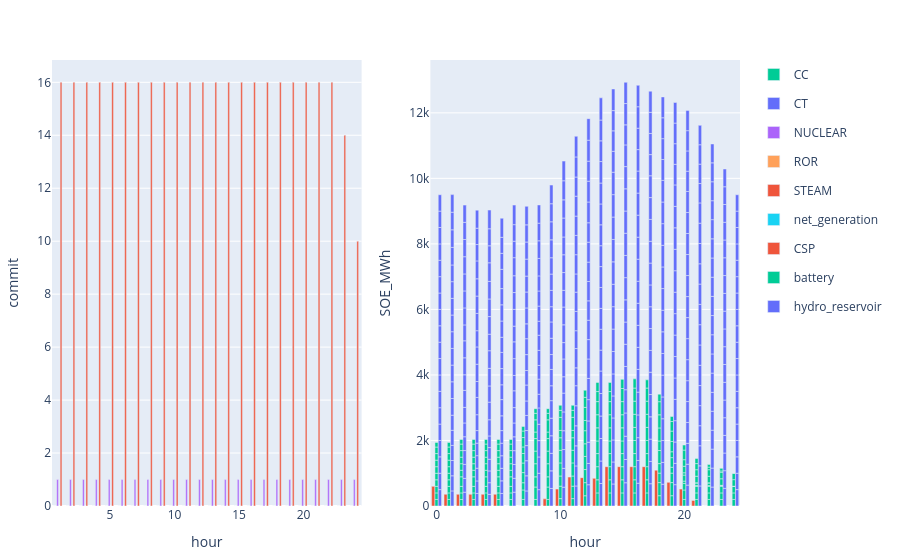

Notebook code cell kept with this figure:
### Code cell
to_plot = commit_ed[(commit_ed.configuration .== config_) .&  (commit_ed.day .== day_) .&  (commit_ed.iteration .== iteration_),:] 
p1 = plot(to_plot, x = :hour, y = :commit,  kind = "bar", color = :resource, stackgroup = 1) #Layout(barmode="stack"))

to_plot = s_ed.storage[(s_ed.storage.configuration .== config_) .&  (s_ed.storage.day .== day_) .&  (s_ed.storage.iteration .== iteration_),:]
p2 = plot(to_plot, x = :hour , y = :SOE_MWh, color = :resource, kind = "bar", Layout(barmode="stack")) 
[p1 p2]

### Figure 1 — Plotly figure (JSON) as saved in the notebook; plotly's stock layout.template omitted (floating-point values rounded to 4 significant figures; data arrays with more than 128 entries replaced by an {"elided": "..."} marker saying what was removed)
{"data": [{"legendgroup": "CC", "marker": {"color": "#00cc96"}, "name": "CC", "showlegend": true, "stackgroup": 1, "type": "bar", "x": [1, 2, 3, 4, 5, 6, 7, 8, 9, 10, 11, 12, 13, 14, 15, 16, 17, 18, 19, 20, 21, 22, 23, 24], "xaxis": "x1", "y": [0, 0, 0, 0, 0, 0, 0, 0, 0, 0, 0, 0, 0, 0, 0, 0, 0, 0, 0, 0, 0, 0, 0, 0], "yaxis": "y1"}, {"legendgroup": "CT", "marker": {"color": "#636efa"}, "name": "CT", "showlegend": true, "stackgroup": 1, "type": "bar", "x": [1, 2, 3, 4, 5, 6, 7, 8, 9, 10, 11, 12, 13, 14, 15, 16, 17, 18, 19, 20, 21, 22, 23, 24], "xaxis": "x1", "y": [0, 0, 0, 0, 0, 0, 0, 0, 0, 0, 0, 0, 0, 0, 0, 0, 0, 0, 0, 0, 0, 0, 0, 0], "yaxis": "y1"}, {"legendgroup": "NUCLEAR", "marker": {"color": "#ab63fa"}, "name": "NUCLEAR", "showlegend": true, "stackgroup": 1, "type": "bar", "x": [1, 2, 3, 4, 5, 6, 7, 8, 9, 10, 11, 12, 13, 14, 15, 16, 17, 18, 19, 20, 21, 22, 23, 24], "xaxis": "x1", "y": [1, 1, 1, 1, 1, 1, 1, 1, 1, 1, 1, 1, 1, 1, 1, 1, 1, 1, 1, 1, 1, 1, 1, 1], "yaxis": "y1"}, {"legendgroup": "ROR", "marker": {"color": "#FFA15A"}, "name": "ROR", "showlegend": true, "stackgroup": 1, "type": "bar", "x": [1, 2, 3, 4, 5, 6, 7, 8, 9, 10, 11, 12, 13, 14, 15, 16, 17, 18, 19, 20, 21, 22, 23, 24], "xaxis": "x1", "y": [null, null, null, null, null, null, null, null, null, null, null, null, null, null, null, null, null, null, null, null, null, null, null, null], "yaxis": "y1"}, {"legendgroup": "STEAM", "marker": {"color": "#EF553B"}, "name": "STEAM", "showlegend": true, "stackgroup": 1, "type": "bar", "x": [1, 2, 3, 4, 5, 6, 7, 8, 9, 10, 11, 12, 13, 14, 15, 16, 17, 18, 19, 20, 21, 22, 23, 24], "xaxis": "x1", "y": [16, 16, 16, 16, 16, 16, 16, 16, 16, 16, 16, 16, 16, 16, 16, 16, 16, 16, 16, 16, 16, 16, 14, 10], "yaxis": "y1"}, {"legendgroup": "net_generation", "marker": {"color": "#19d3f3"}, "name": "net_generation", "showlegend": true, "stackgroup": 1, "type": "bar", "x": [1, 2, 3, 4, 5, 6, 7, 8, 9, 10, 11, 12, 13, 14, 15, 16, 17, 18, 19, 20, 21, 22, 23, 24], "xaxis": "x1", "y": [null, null, null, null, null, null, null, null, null, null, null, null, null, null, null, null, null, null, null, null, null, null, null, null], "yaxis": "y1"}, {"legendgroup": "CSP", "marker": {"color": "#EF553B"}, "name": "CSP", "showlegend": true, "type": "bar", "x": [1, 2, 3, 4, 5, 6, 7, 8, 9, 10, 11, 12, 13, 14, 15, 16, 17, 18, 19, 20, 21, 22, 23, 24, 0], "xaxis": "x2", "y": [357.8, 357.8, 357.8, 357.8, 357.8, 0, 0, 0, 218.2, 516.1, 883.9, 865.3, 843.9, 1200, 1200, 1200, 1200, 1094.0, 721.5, 515.2, 169.9, 0, 0, 0, 600], "yaxis": "y2"}, {"legendgroup": "battery", "marker": {"color": "#00cc96"}, "name": "battery", "showlegend": true, "type": "bar", "x": {"elided": "250 int values"}, "xaxis": "x2", "y": {"elided": "250 float values"}, "yaxis": "y2"}, {"legendgroup": "hydro_reservoir", "marker": {"color": "#636efa"}, "name": "hydro_reservoir", "showlegend": true, "type": "bar", "x": {"elided": "475 int values"}, "xaxis": "x2", "y": {"elided": "475 float values"}, "yaxis": "y2"}], "layout": {"margin": {"b": 50, "l": 50, "r": 50, "t": 60}, "xaxis1": {"anchor": "y1", "domain": [0, 0.45], "title": {"text": "hour"}}, "xaxis2": {"anchor": "y2", "domain": [0.55, 1], "title": {"text": "hour"}}, "yaxis1": {"anchor": "x1", "domain": [0, 1], "title": {"text": "commit"}}, "yaxis2": {"anchor": "x2", "domain": [0, 1], "title": {"text": "SOE_MWh"}}}}
